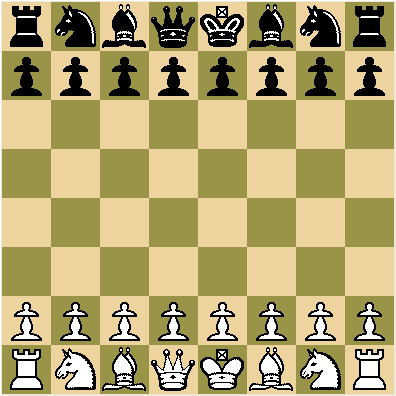
#> input picture img/objects.png, 396 x 396 px
$ python seemless_close.py   (Python 2 division)
#> lines starting #> are read from the running program, lines starting #| are printed output that depends on the picture; pictures that were not available may be replaced by others from this repository, and a replacement may not be noted
import cv2
import numpy as np

dst = cv2.imread("img/objects.png")
#> dst is the input picture: shape (396, 396, 3); mean B, G, R 111.4, 163.6, 176.6
cv2.imshow("objects.png", dst)

img = cv2.imread("img/empty.png")
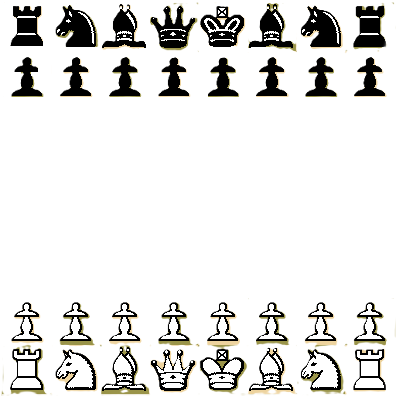
#> input picture img/objects_transparency.png, 396 x 396 px, given in place of empty.png, which was not available
#> img is the input picture: shape (396, 396, 3); mean B, G, R 223.7, 225.4, 225.8
cv2.imshow("fg", img)

mask = np.full_like(img, 255)

#--③ 합성 대상 좌표 계산(img2의 중앙)
height, width = dst.shape[:2]
#> height = 396; width = 396
center = (width//2, height//2)
#> center = (198, 198)

#--④ seamlessClone 으로 합성
normal = cv2.seamlessClone(img, dst, mask, center, cv2.NORMAL_CLONE)
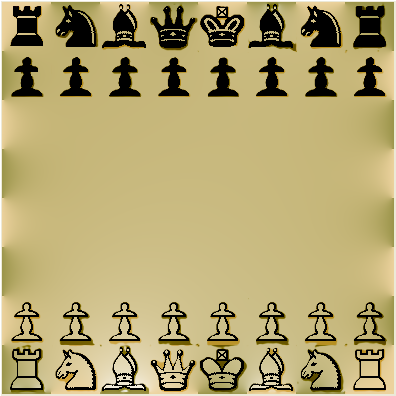
#> normal: shape (396, 396, 3); mean B, G, R 112.3, 164.7, 178.2
mixed = cv2.seamlessClone(img, dst, mask, center, cv2.MIXED_CLONE)
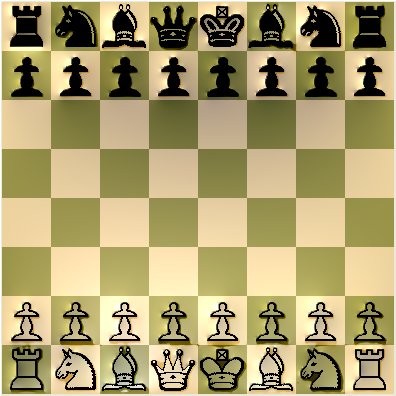
#> mixed: shape (396, 396, 3); mean B, G, R 107.7, 157.2, 169.4

cv2.imshow('normal', normal)
cv2.imshow('mixed', mixed)

##################################################
# Main Task
##################################################
while True:
    try:
        cv2.getWindowProperty("objects.png", 0)
    except:
        break

    k = cv2.waitKey(0) & 0xFF
#> (key Esc is pressed here)
    print(f"{k} key pressed")
    if k == 27:
        cv2.destroyAllWindows()
        break
